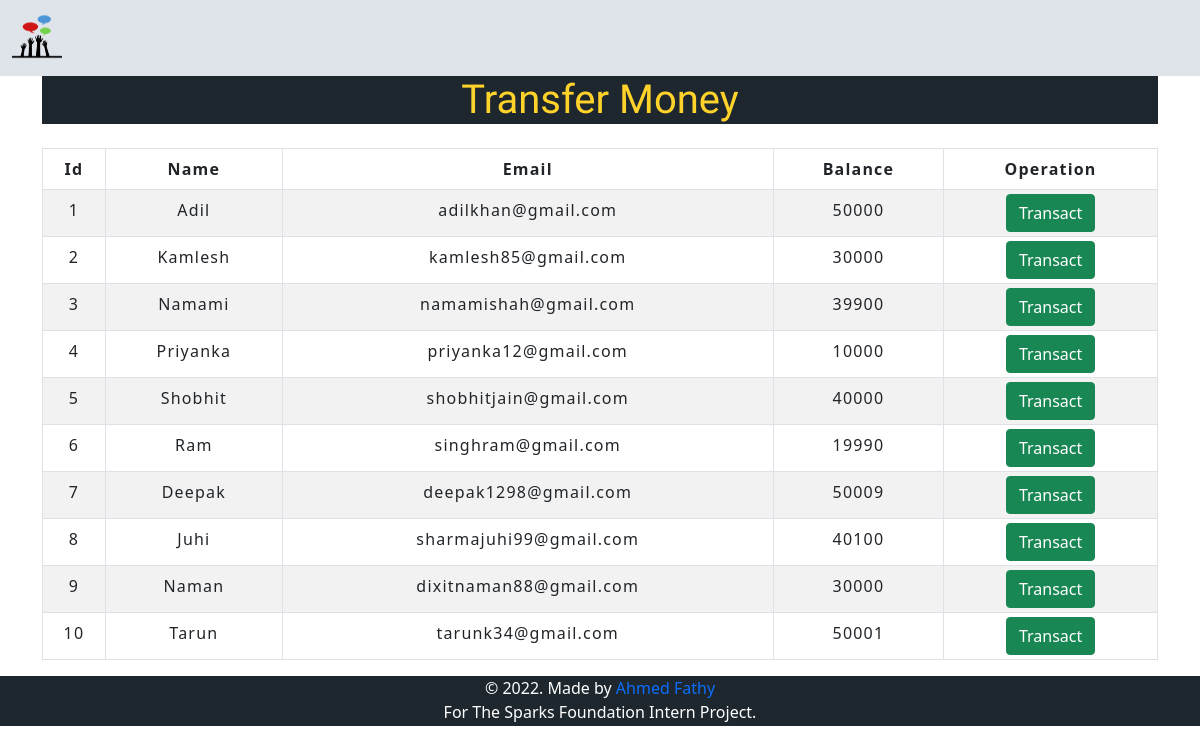
The page /transfer_money.php on the database its author committed.
### tables this page shows
CREATE TABLE `User` (
    `Id` INT PRIMARY KEY AUTO_INCREMENT,
    `Name` TEXT NOT NULL,
    `Email` VARCHAR(50) NOT NULL,
    `Balance` INT NOT NULL
);

### transfer_money.php (the view)
<?php include('nav.php'); ?>
    <div class="container">
        <h1>Transfer Money</h1>
        <br>
        <div class="row">
            <div class="col">
                <div class="table-responsive-sm">
                    <table class="table table-hover table-sm table-striped table-condensed table-bordered">
                        <thead>
                            <tr>
                            <th scope="col" class="text-center py-2">Id</th>
                            <th scope="col" class="text-center py-2">Name</th>
                            <th scope="col" class="text-center py-2">Email</th>
                            <th scope="col" class="text-center py-2">Balance</th>
                            <th scope="col" class="text-center py-2">Operation</th>
                            </tr>
                        </thead>
                        <tbody>
                            <?php
                                include('config.php');
                                $query = "SELECT * FROM `User`;";
                                $result = mysqli_query($conn, $query);
                                while($rows = mysqli_fetch_assoc($result)) {
                            ?>
                                <tr>
                                    <td class="py-2"><?php echo($rows['Id']); ?></td>
                                    <td class="py-2"><?php echo($rows['Name']); ?></td>
                                    <td class="py-2"><?php echo($rows['Email']); ?></td>
                                    <td class="py-2"><?php echo($rows['Balance']); ?></td>
                                    <td><a href="select_user_detail.php?Id=<?php echo($rows['Id']); ?>"><button type="button" class="btn btn-success">Transact</button></a></td>
                                </tr>
                            <?php
                                }
                            ?>
                        </tbody>
                    </table>
                </div>
            </div>
        </div>
    </div>
<?php include('footer.php'); ?>

### css/index.css (style rules this page uses)
h1 { background-color:#1e272e; cursor: pointer; color: #ffd32a; text-align: center; height: 70px; margin-bottom: 0 !important; border: 0 !important; height: auto; transform: 1s; font-family: 'Suez One', serif; }
a { text-decoration: none; }

### css/table.css (style rules this page uses)
* { padding: 10; margin: 0; box-sizing: border-box; }
table { letter-spacing: 1.2px; color: red; }
td { text-align: center; }
button { border:none; background: #d9d9d9; }

### rows shown on the page
user: Id "1", Name "Adil", Email "adilkhan@gmail.com", Balance "50000"
user: Id "2", Name "Kamlesh", Email "kamlesh85@gmail.com", Balance "30000"
user: Id "3", Name "Namami", Email "namamishah@gmail.com", Balance "39900"
user: Id "4", Name "Priyanka", Email "priyanka12@gmail.com", Balance "10000"
user: Id "5", Name "Shobhit", Email "shobhitjain@gmail.com", Balance "40000"
user: Id "6", Name "Ram", Email "singhram@gmail.com", Balance "19990"
user: Id "7", Name "Deepak", Email "deepak1298@gmail.com", Balance "50009"
user: Id "8", Name "Juhi", Email "sharmajuhi99@gmail.com", Balance "40100"
user: Id "9", Name "Naman", Email "dixitnaman88@gmail.com", Balance "30000"
user: Id "10", Name "Tarun", Email "tarunk34@gmail.com", Balance "50001"
